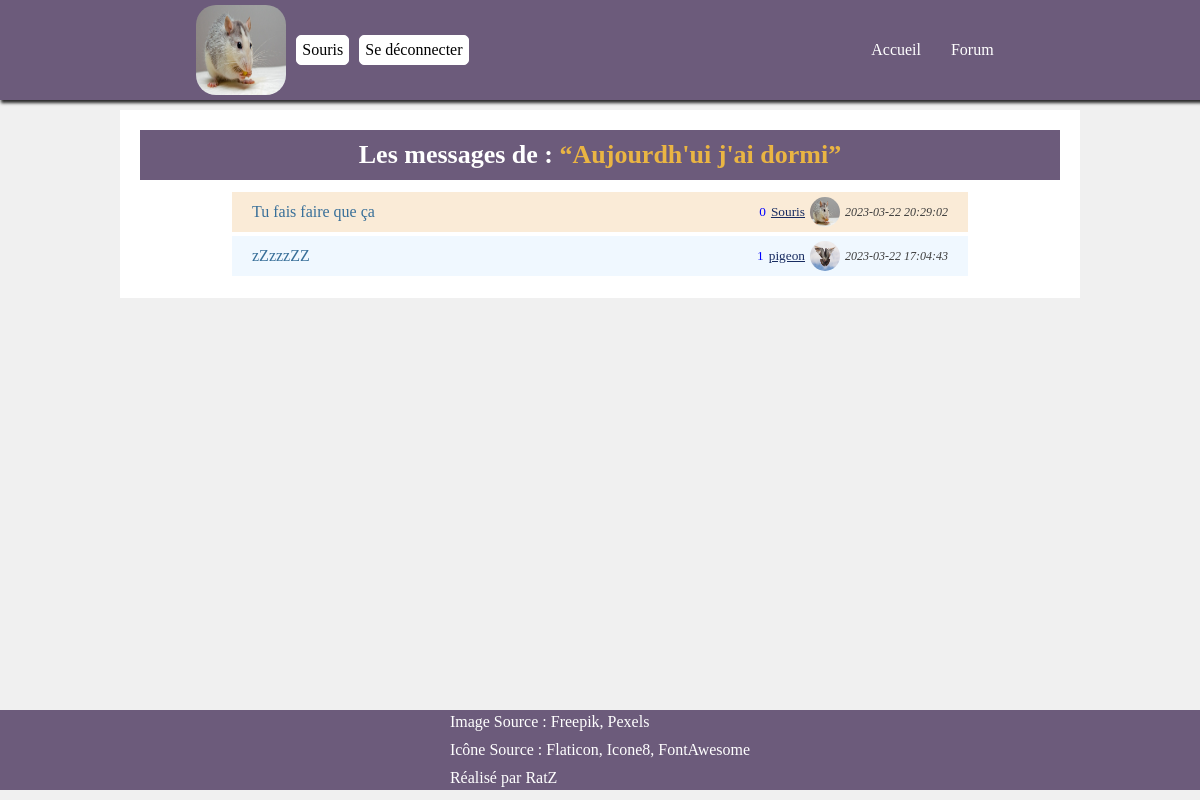
/?action=message&id=3 (signed in), run on the app's committed database.
### tables this page shows
CREATE TABLE `messages` (
  `id_m` int NOT NULL AUTO_INCREMENT,
  `id_users` int NOT NULL,
  `id_topics` int NOT NULL,
  `title` varchar(255) NOT NULL,
  `date` datetime DEFAULT CURRENT_TIMESTAMP,
  PRIMARY KEY (`id_m`),
  KEY `id_topics` (`id_topics`),
  KEY `id_users_m_idx` (`id_users`),
  CONSTRAINT `id_topics` FOREIGN KEY (`id_topics`) REFERENCES `topics` (`id_t`) ON DELETE RESTRICT ON UPDATE RESTRICT,
  CONSTRAINT `id_users_m` FOREIGN KEY (`id_users`) REFERENCES `users` (`id_u`)
);

CREATE TABLE `discussion` (
  `id_d` int NOT NULL AUTO_INCREMENT,
  `id_users` int NOT NULL,
  `id_messages` int NOT NULL,
  `title` varchar(45) NOT NULL,
  `date` datetime DEFAULT CURRENT_TIMESTAMP,
  PRIMARY KEY (`id_d`),
  KEY `id_users_d_idx` (`id_users`),
  KEY `id_messages_d_idx` (`id_messages`),
  CONSTRAINT `id_messages_d` FOREIGN KEY (`id_messages`) REFERENCES `messages` (`id_m`),
  CONSTRAINT `id_users_d` FOREIGN KEY (`id_users`) REFERENCES `users` (`id_u`)
);

CREATE TABLE `users` (
  `id_u` int NOT NULL AUTO_INCREMENT,
  `pseudo` varchar(55) NOT NULL,
  `email` varchar(55) NOT NULL,
  `password` varchar(255) NOT NULL,
  `avatar` varchar(255) DEFAULT 'default.png',
  PRIMARY KEY (`id_u`)
);

### src/controllers/message.controllers.php (called while the page is built, shortened)
<?php
function getViewMessage()
{
  $comment = new Comment();
  $message = new Message();
  $discussion = new Discussion();
  require_once('./src/views/forum/message/message.view.php');
  require_once('./src/views/templates/main.template.php');
}

### src/models/class/database.class.php (called while the page is built, shortened)
<?php
class Database
{
  private $host = '127.0.0.1';
  private $port = '3306';
  private $database = 'forum_ecf';
  public function __construct() {
    $this->pdo = new PDO(
      'mysql:host=' . $this->host . ';port=' . $this->port . ';dbname=' . $this->database,
      $this->nameDB = getenv('DB_NAME'),
      $this->password = getenv('DB_PWD'),
      [
        PDO::ATTR_ERRMODE => PDO::ERRMODE_EXCEPTION,
        PDO::ATTR_DEFAULT_FETCH_MODE => PDO::FETCH_ASSOC,
        PDO::MYSQL_ATTR_INIT_COMMAND => 'SET NAMES utf8;'
      ]
    );
  }
}

### src/models/class/message.class.php (called while the page is built, shortened)
<?php
require_once __DIR__ . './database.class.php';
class Message extends Database
{
  function getTitle($idMsg): bool | array {
    $getTitle = $this->pdo->prepare("SELECT title FROM messages WHERE id_m = :idMsg");
    $getTitle->bindParam('idMsg', $idMsg);
    $getTitle->execute();
    return $getTitleOne = $getTitle->fetch();
  }
}

### src/models/class/discussion.class.php (called while the page is built, shortened)
<?php
require_once __DIR__ . './database.class.php';
class Discussion extends Database
{
  function getDiscussions(string $idMsg): array | bool {
    $getDiscussions = $this->pdo->prepare("SELECT discussion.* , users.id_u , users.pseudo, users.avatar FROM discussion
    INNER JOIN users WHERE discussion.id_users = users.id_u AND id_messages = :idMsg ORDER BY date DESC");
    $getDiscussions->bindParam('idMsg', $idMsg);
    $getDiscussions->execute();
    return $getAllDiscussions = $getDiscussions->fetchAll();
  }
}

### src/models/class/comment.class.php (called while the page is built, shortened)
<?php
require_once __DIR__ . './database.class.php';
class Comment extends Database
{
  function countComments(int $idDiscussion): string {
    $countComment = $this->pdo->prepare("SELECT COUNT(*) FROM comments WHERE id_discussions = :idDiscussion");
    $countComment->bindParam('idDiscussion', $idDiscussion);
    $countComment->execute();
    return $totalComments = $countComment->fetchColumn();
  }
}

### src/views/forum/message/message.view.php (the view, shortened to what this page needs)
<link rel="stylesheet" href="./assets/css/message.style.css" type="text/css">
<main>
  <article id="main-box">
    <h2 class="text-center">Les messages de : <span>“<?= $message->getTitle($_GET['id'])['title']; ?>”</span></h2>
    <?php foreach ($discussion->getDiscussions($_GET['id']) as $discussions) : ?>
      <section class="box-content">
        <div class="link">
          <a class="text" href="./?action=comment&id_d=<?= $discussions['id_d']; ?>"><?= $discussions['title']; ?></a>
        </div>
        <div class="infos">
          <small class="count"><?= $comment->countComments($discussions['id_d']); ?></small>
          <small class="user"><?= $discussions['pseudo']; ?></small>
          <img src="./assets/images/uploads/<?= $discussions['avatar'] ?? 'default.png'; ?>"></img>
          <small class="date"><?= $discussions['date']; ?></small>
        </div>
      </section>
    <?php endforeach; ?>
  </article>
</main>

### assets/css/style.css (style rules this page uses)
:root { --border: 1px solid #2b2b2b; --box-shadow: 2px 2px 3px 1px #2b2b2b; }
* { margin: 0; padding: 0; box-sizing: border-box; }
body { background-color: #f0f0f0; cursor: url('./../images/import/cat-paws.png'), auto; }
.text-center { text-align: center; }

### assets/css/message.style.css (style rules this page uses)
main { min-height: 75vh; }
#main-box { display: flex; flex-direction: column; background-color: white; margin: 10px auto; padding: 20px; width: 80%; }
h2 { background-color: #6c5b7b; width: 100%; font-size: 26px; text-align: center; color: white; padding: 10px; margin-bottom: 10px; }
span { color: #EAB543; }
.box-content { display: flex; align-items: center; justify-content: space-between; background-color: antiquewhite; margin: 2px auto; height: 5vh; width: 80%; padding: 20px; }
.box-content:nth-child(odd) { background-color: aliceblue; }
.count { color: blue; margin-right: 5px; }
.link a { text-decoration: none; color: #386f99; }
.infos { display: flex; align-items: center; justify-content: space-around; }
.infos img { width: 30px; height: 30px; border-radius: 50%; margin-right: 5px; }
.user { color: #182C61; margin-right: 5px; font-weight: 500; text-decoration: underline; }
.date { font-style: italic; color: #3b3b3b; font-size: 12px; }

### data on the page
messages: title "Aujourdh'ui j'ai dormi"
discussion: title "Tu fais faire que ça", countComments "0", id_users.pseudo "Souris", id_users.avatar (picture), date "2023-03-22 20:29:02"
discussion: title "zZzzzZZ", countComments "1", id_users.pseudo "pigeon", id_users.avatar (picture), date "2023-03-22 17:04:43"

### other printed values
$_SESSION['pseudo'] "Souris"
